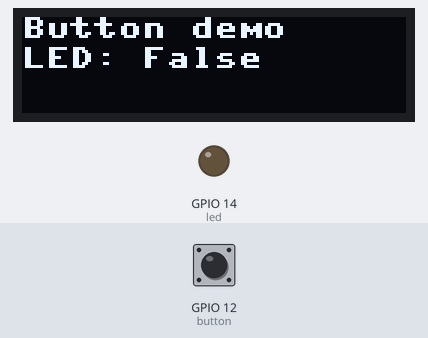
Bench run of a program on a simulated ESP8266 board running MicroPython. On the bench: 128×32 one-colour display, output pins drawn as LEDs (lit = HIGH). Inputs (shaded band) come from the test bench; at power-on: GPIO 12 (button) HIGH. What the program prints to the serial console is not drawn.

Above: at 1.3 s.
1.4 s: GPIO 12 (button) pulled LOW for 0.15 s
At 2.3 s:
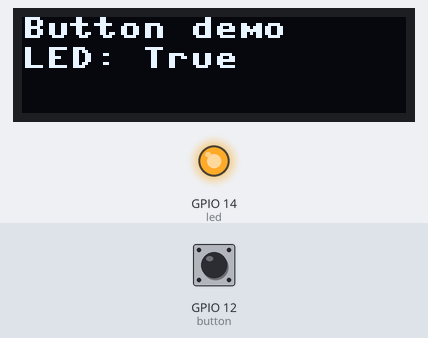
3.0 s: GPIO 12 (button) pulled LOW for 1 s
At 3.01 s:
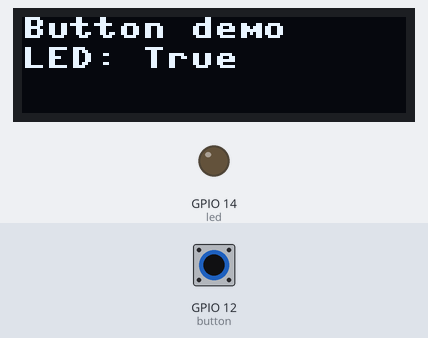
5.5 s: GPIO 12 (button) pulled LOW for 3.2 s
At 5.55 s:
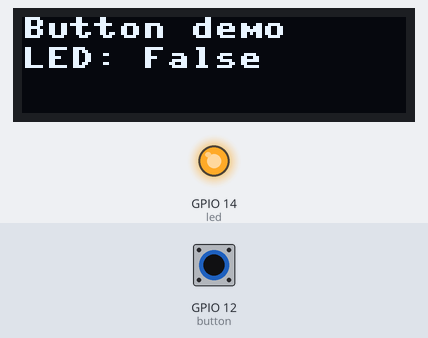
Timing chart, 0 to 8.5 s (numbered marks = the images above; inputs shaded):
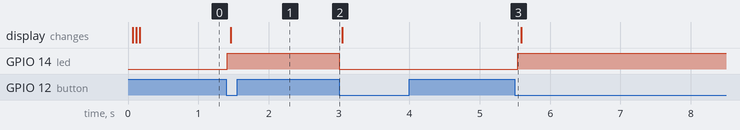

Measured:
- after the input at 1.4 s, GPIO 14 (led): LOW → HIGH at once; the display: changes after 0.06 s (image 1)
- after the input at 3.0 s, GPIO 14 (led): HIGH → LOW at once
- after the input at 5.5 s, GPIO 14 (led): LOW → HIGH at once

The program:

demo_oled_interrupt.py
```python
''' demo of reading a button, interrupt-based!
Two modes:
1. callback including updates on LED and OLED - not good practices
2. callback, properly defined. Requires program checks status (while True).
2017-0808 PePo initial setup
'''
import micropython
import machine, time
import ssd1306

__LED_PIN = const(14) #GPIO14
__BUTTON_PIN = const(12) #GPIO12

#define led to be set on / off by button
led = machine.Pin(__LED_PIN, machine.Pin.OUT)
led.off()
# status of led: True=on, False=off
led_status = False

# create i2c for OLED display
i2c = machine.I2C(scl=machine.Pin(5), sda=machine.Pin(4), freq=100000)
print('i2c.scan: ', i2c.scan())   #[60]
# OLED screen dimensions
__WIDTH = const(128)
__HEIGHT = const(32)
oled = ssd1306.SSD1306_I2C(__WIDTH, __HEIGHT, i2c)

''' define callback with LED and OLED updates
# direct control of LED and OLED is not best practices. Why?
# => too slow and it hold up other processing
def callback_oled(p):
    print('button {0} pressed'.format(p))
    led.value(not led.value())
    refreshOLED('LED: {0} '.format(led.value())) #LED value
#'''

#''' define a proper callback
def callback(p):
    global led_status
    # best practices: set variabel and pick it up in other part of program
    led_status = not led_status
#'''

# helper to refresh OLED display
def refreshOLED(msg):
    oled.fill(0) # clear oled
    oled.text('Button demo',0,0) #header
    oled.text(msg,0,10)
    oled.show()

# define button on Pin GPIO12
button = machine.Pin(__BUTTON_PIN, machine.Pin.IN, machine.Pin.PULL_UP)

#define buton-click interrupt on falling edge due to PULL_UP!
''' using a 'slow' callback
button.irq(trigger=machine.Pin.IRQ_FALLING, handler=callback_oled)
refreshOLED('Press button!')
oled.show()
print('done')
#'''

#''' using proper callback
button.irq(trigger=machine.Pin.IRQ_FALLING, handler=callback)
print('done')
# required to have a loop to display current status of led...
def run():
    while True:
        if led_status:
            led.on()
        else:
            led.off()
        refreshOLED('LED: {0} '.format(led_status))

# the demo
try:
    print('Button demo')
    refreshOLED('Press button!')
    run()
except:
    print('Done')
    refreshOLED('Done!')
#'''
```
